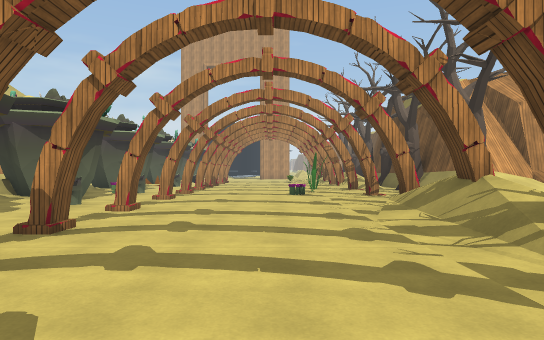
view 1 (above)

19 first-person views from a walk through a Unity game level. The camera is 1.5 m above the floor, looks level and sees 75° across. The floor is counted in squares, 2 m on a side. Each view is taken from the middle of a square. On the plan, view 1 faces up. The plan holds only what a view shows up to about 11 squares ahead; the rest is blank. The place goes on beyond the plan. Some animated figures are left out. Some surface patterns are stand-ins.

view 2
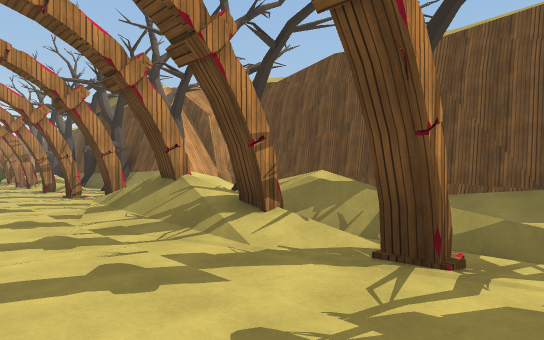

view 3
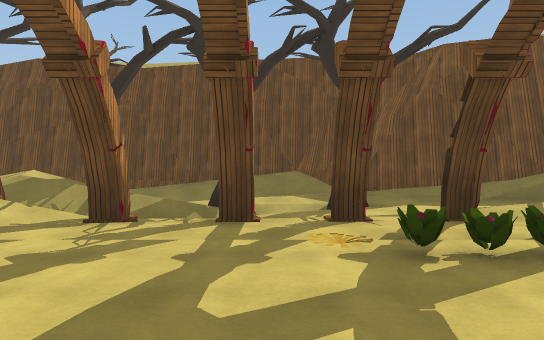

view 4
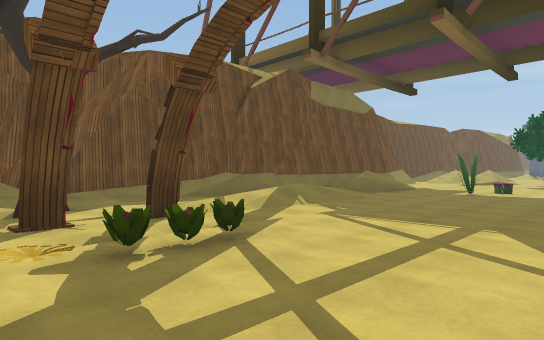

view 5
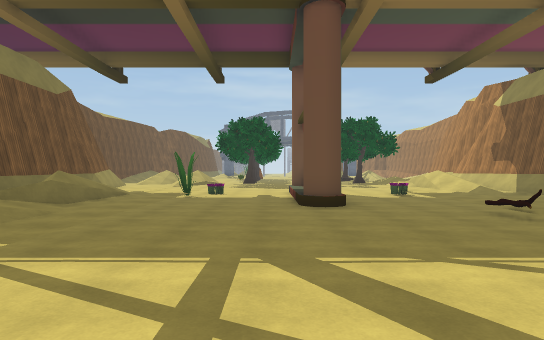

view 6
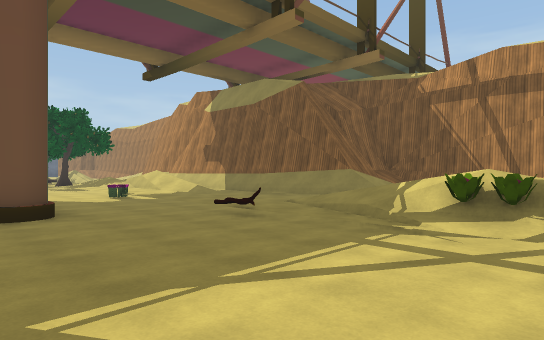

view 7
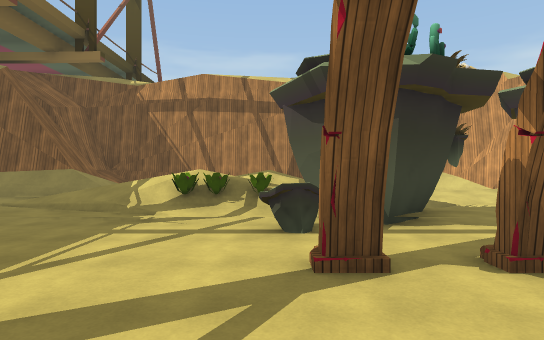

view 8
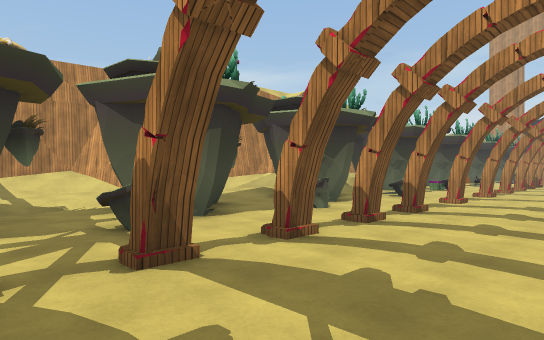

view 9
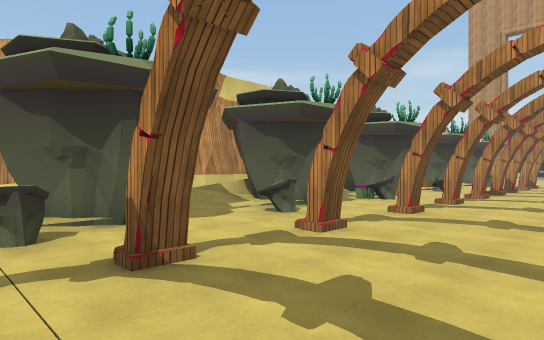

view 10
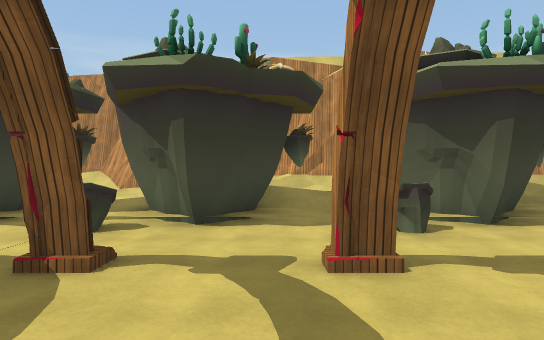

view 11
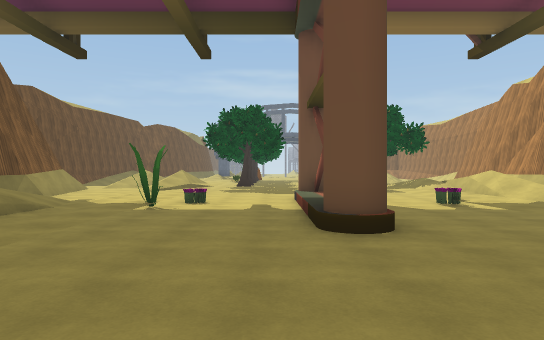

view 12
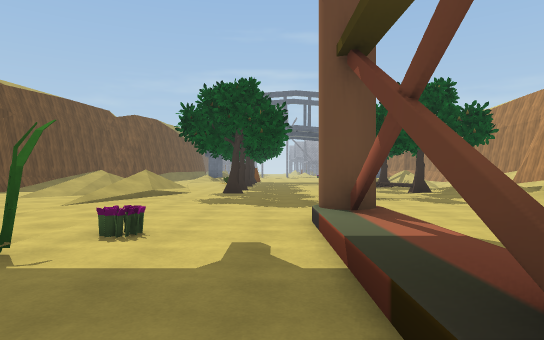

view 13
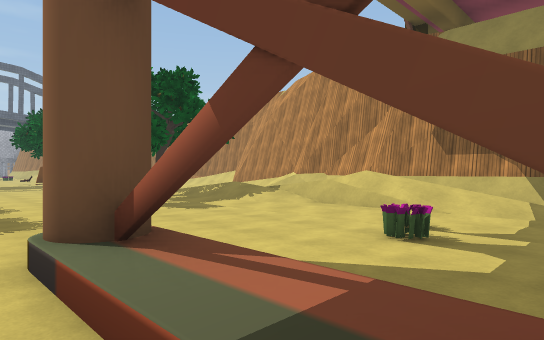

view 14
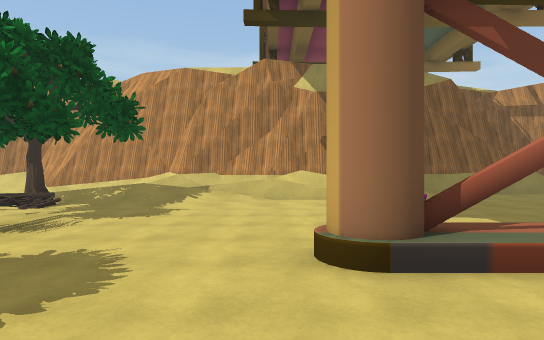

view 15
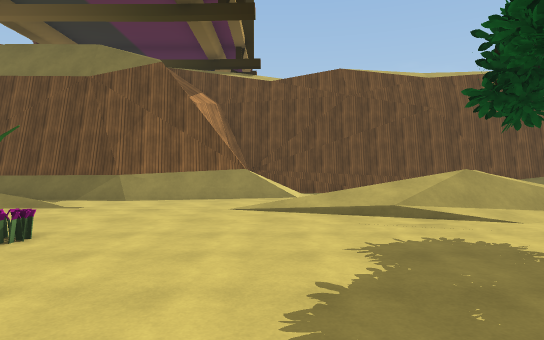

view 16
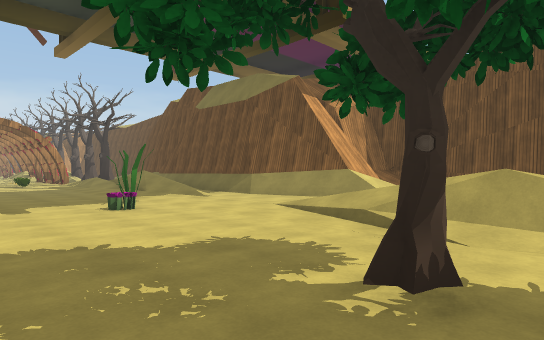

view 17
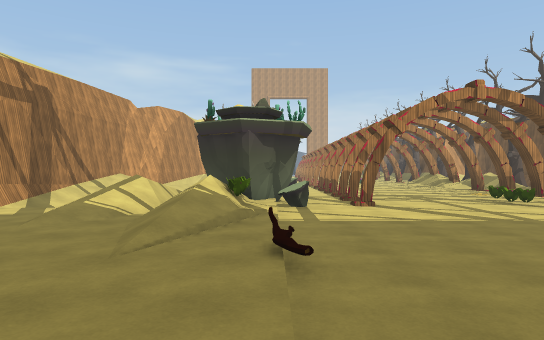

view 18
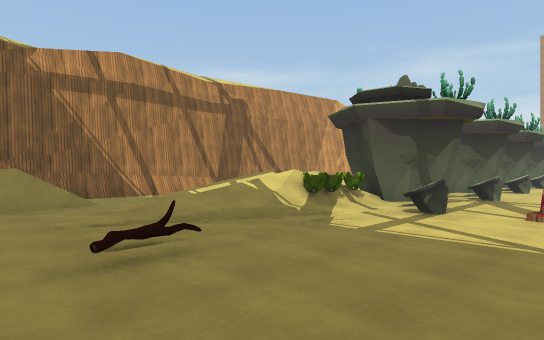

view 19
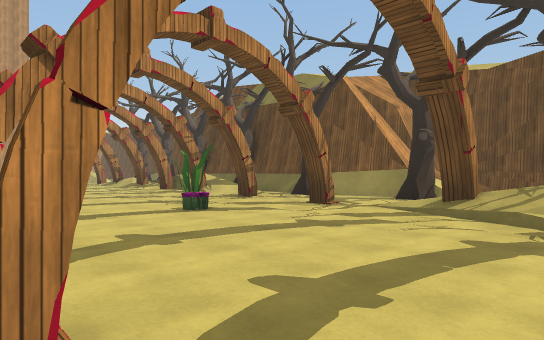

### Floor plan
Key: @ floor where view 1 was taken; # wall or solid block; x gap in a wall; . main floor; : floor 0.25 m higher than the main floor; - floor 0.25 m lower than the main floor; + floor 0.5 m higher than the main floor; * floor 1.5 m higher than the main floor; / step, stairs or slope; = window, fence, low wall or low ledge; ^ raised ledge; P plant; T tree; L log; O other object.
Columns run from 11 left of view 1 to 8 right of it. Each row starts with its distance up from view 1.
 13        ......///T
 12    # #:.....O://#
 11    #//P.#...P:/T#
 10    # #:......:::#
  9    #/ O.#....:#:####
  8   ##/#/#.....:::T//#
  7   #///:.#....:/   ##
  6   #:+O:......=/   #
  5   #:  O....../    #
  4   #::#///....#//  #
  3   / :x:.:....#/=  #
  2  #:   #......://T-##
  1 #^:..  .#....#.//./#
  0 #/:/.:^^...@.:./T:##
 -1 #/./ #:......:../:#
 -2 #/ /  #.#...P#:.T/#
 -3 #/ //####...P:#:/##
 -4 #/ */P/#.....:+::#
 -5 #////P:......:+::#
 -6 #::////......:/ ##
 -7 #::::/:......:/ #
 -8 #//::/L......:/ #
 -9 ###:::/......:= #
-10 ####:::......://#
-11    #:::..#...://#
-12    #:::..#...://#
-13    #/::..+..O::/#
-14    #//P..#..P::/#
-15    #/::..#...:::#
-16    #/::......:::###
-17   ##/::....../::=/#
-18   #///:......//:::#
-19   #   :LL....////:#
-20   #  /TL...T./// :#
-21  ##  :: .....//=  #

Positions as (right, up) in squares from view 1, and headings:
1: (0, 0), facing up
2: (0, 0), facing up-right
3: (-2, -1), facing right
4: (-2, -1), facing down-right
5: (-1, -3), facing down
6: (-1, -4), facing down-left
7: (0, -4), facing left
8: (0, -2), facing up-left
9: (0, 3), facing up-left
10: (0, 6), facing left
11: (-1, -6), facing down
12: (-1, -10), facing down
13: (-1, -12), facing down-left
14: (1, -16), facing left
15: (-3, -17), facing right
16: (-2, -21), facing up-right
17: (-5, -12), facing up
18: (-2, -10), facing up-left
19: (-3, 5), facing up-right
